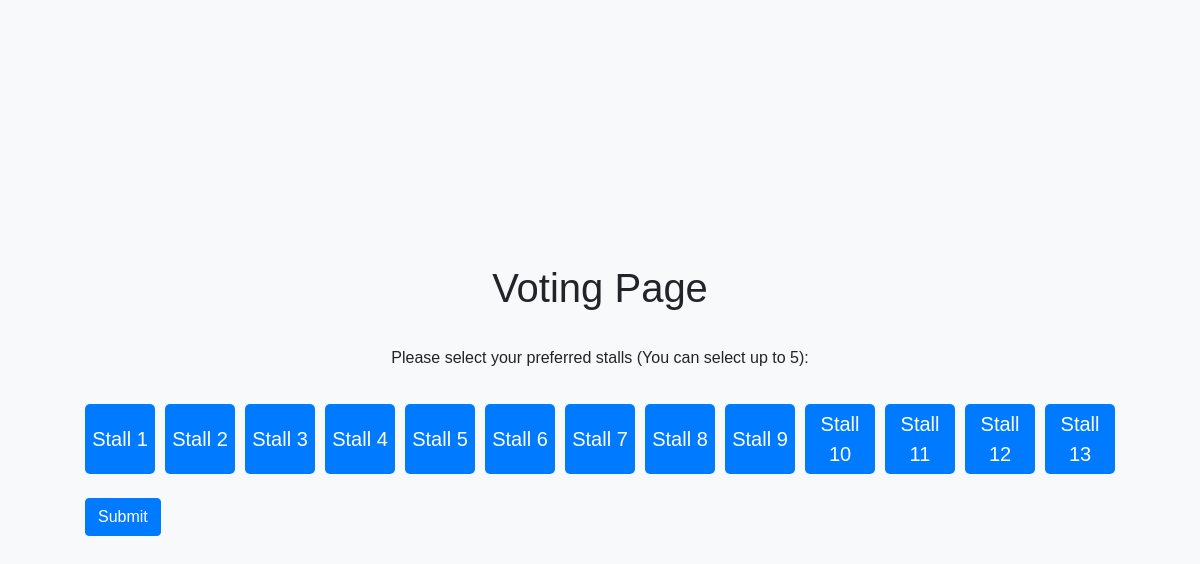
The app's page /vote/ (signed in) with its own data.
### main/models.py (models this page shows)
class Stall(models.Model):
    stall_number = models.IntegerField(unique=True)
    total_votes = models.IntegerField(default=0)

### main/views.py (the view, shortened to what this page needs)
# urls.py: path('vote/', voting_page, name='voting_page'),
def voting_page(request):
    if 'voter_id' not in request.session:
        return redirect('landing_page')
    voter_id = request.session['voter_id']
    voter = Voter.objects.get(pk=voter_id)
    stalls = Stall.objects.all()
    return render(request, 'main/voting_page.html', {'stalls': stalls})

### main/templates/main/voting_page.html (shortened to what this page needs)
<!DOCTYPE html>
<html lang="en">
<head>
    <link rel="stylesheet" href="https://stackpath.bootstrapcdn.com/bootstrap/4.5.2/css/bootstrap.min.css">
</head>
<body>
    <div class="container">
        <h1 class="text-center mb-4">Voting Page</h1>
        <p class="mb-4 text-center">Please select your preferred stalls (You can select up to 5):</p>
        <form id="votingForm" method="post">
            <div class="stall-buttons">
                {% for stall in stalls %}
                    <button type="button" class="stall-button" data-stall="{{ stall.stall_number }}">Stall {{ stall.stall_number }}</button>
                {% endfor %}
            </div>
            <button type="submit" class="btn btn-primary mt-4">Submit</button>
        </form>
    </div>
</body>
</html>

### records on screen
Stall: stall_number "1"
Stall: stall_number "2"
Stall: stall_number "3"
Stall: stall_number "4"
Stall: stall_number "5"
Stall: stall_number "6"
Stall: stall_number "7"
Stall: stall_number "8"
Stall: stall_number "9"
Stall: stall_number "10"
Stall: stall_number "11"
Stall: stall_number "12"
Stall: stall_number "13"
